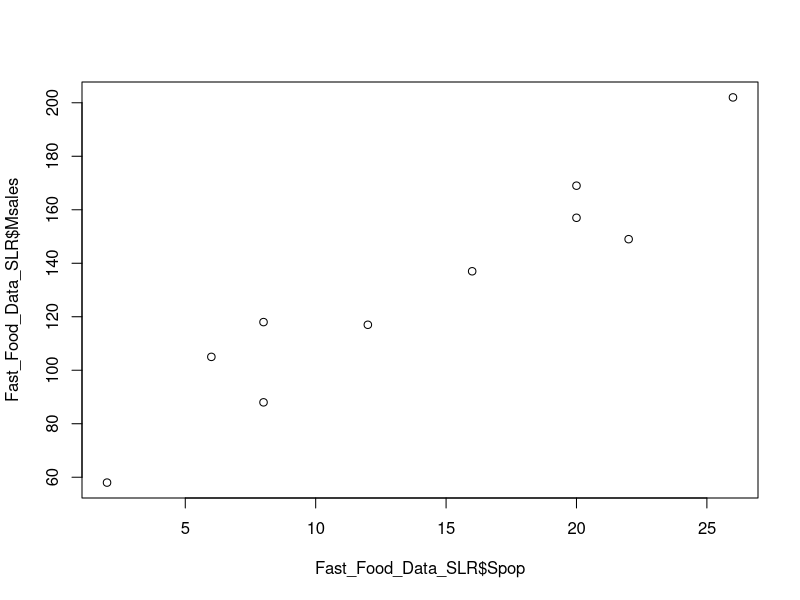
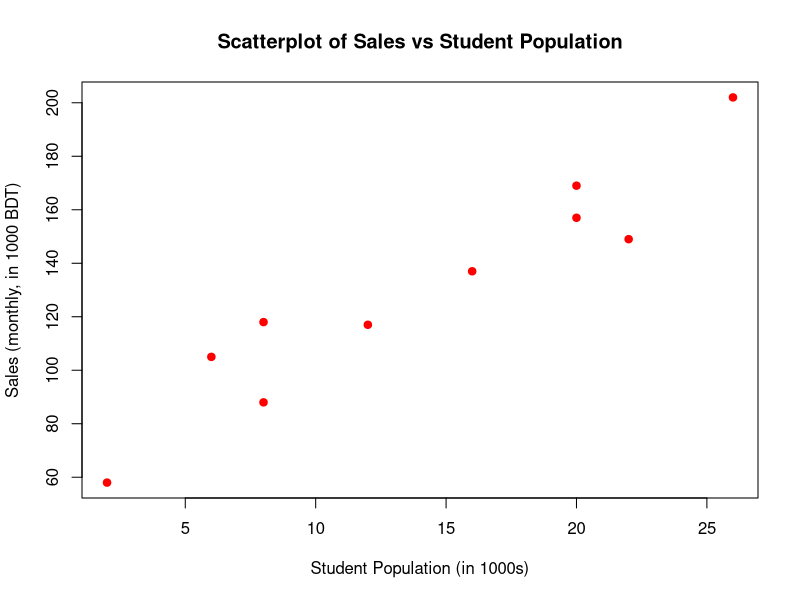
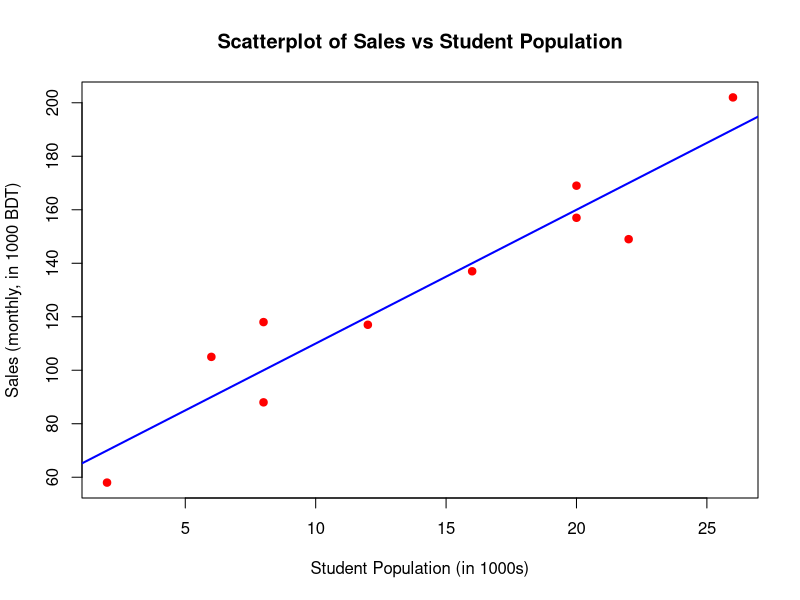

The R source for these figures, in order: (Note: this script raises an error after producing the figures.)


# Set the directory

setwd("/run/media/tanvir/319E-41B8/SLR/Codes/")

options(scipen = 100)

# get the data
library(readxl)
Fast_Food_Data_SLR <- read_excel("Fast_Food_Data_SLR.xlsx")
View(Fast_Food_Data_SLR)

# Here Fast_Food_Data_SLR is a data frame object

# Calculate Covariance between Msales and Spop
cov(Fast_Food_Data_SLR$Spop, Fast_Food_Data_SLR$Msales) 




cor(Fast_Food_Data_SLR$Spop, Fast_Food_Data_SLR$Msales)




plot(Fast_Food_Data_SLR$Spop, Fast_Food_Data_SLR$Msales)


# Plot Sales vs Student Population
plot(Fast_Food_Data_SLR$Spop, Fast_Food_Data_SLR$Msales,
     xlab = "Student Population (in 1000s)",
     ylab = "Sales (monthly, in 1000 BDT)",
     main = "Scatterplot of Sales vs Student Population",
     pch = 19, col = "red")



# Fitting the line
model <-   lm(Msales ~ Spop, data = Fast_Food_Data_SLR)
summary(model)


# Plot Sales vs Student Population
plot(Fast_Food_Data_SLR$Spop, Fast_Food_Data_SLR$Msales,
     xlab = "Student Population (in 1000s)",
     ylab = "Sales (monthly, in 1000 BDT)",
     main = "Scatterplot of Sales vs Student Population",
     pch = 19, col = "red")

# plot the line
abline(model, col = "blue", lwd = 2)


# This is in-sample prediction
fitted(model)


# How to do out of sample prediction

# there are different ways to solve the out-of-sample prediction problem
# Suppose we want to predict the sales for a restaurant with 15 and 30 thousand students

# 1. write your own function with model$coefficients

out_pred <- function(new_data){
  predicted_values <- model$coefficients[1] + model$coefficients[2] * new_data
  return(predicted_values)
}

# new x values
new_x <- c(15, 30)

# predicted values
out_pred(new_x)



# 2. Create a new data frame with new x values
new_x <- c(30, 26)

new_data <- data.frame(
  Restaurant = c(11, 12),
  Spop      = new_x,
  Msales    = NA,  # explicit NA of type numeric
  predicted = predict(model, newdata = data.frame(Spop = new_x))
)

# see this
new_data

# Stack the old df and new df together
Fast_Food_Data_SLR_ext <- rbind(Fast_Food_Data_SLR, new_data)



## getting residuals / erros and sum of squared errors
error_vector <- resid(model)
error_vector_sq <- error_vector^2
sum_sq_error <- sum(error_vector_sq)
